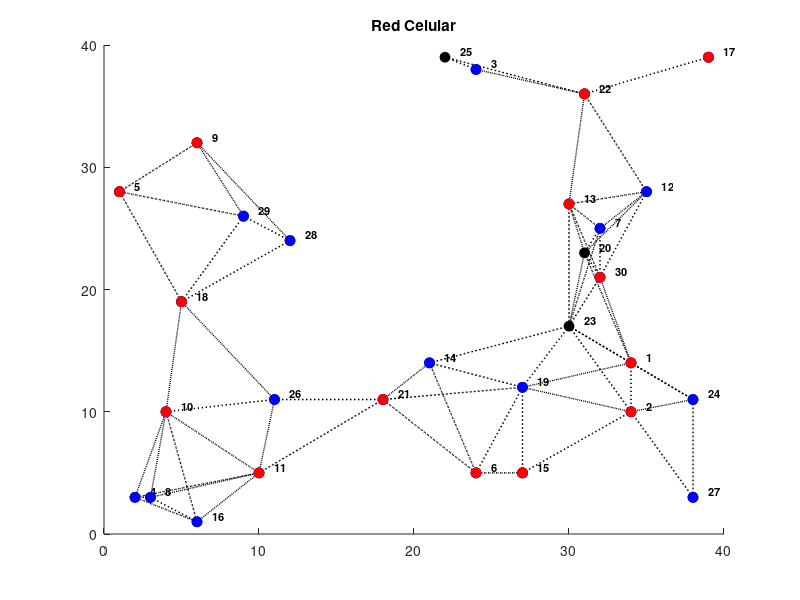

MATLAB code for this plot:
clc, clear all, close all

%% Inicio Graficar Nodos
% Posiciones de los nodos---------------------------------------------------
nodesCoordinates=zeros(30,2);
nodesCoordinates(1,1)=34; nodesCoordinates(1,2)=14; nodesCoordinates(2,1)=34; nodesCoordinates(2,2)=10;
nodesCoordinates(3,1)=24; nodesCoordinates(3,2)=38; nodesCoordinates(4,1)=2; nodesCoordinates(4,2)=3;
nodesCoordinates(5,1)=1; nodesCoordinates(5,2)=28; nodesCoordinates(6,1)=24; nodesCoordinates(6,2)=5;
nodesCoordinates(7,1)=32; nodesCoordinates(7,2)=25; nodesCoordinates(8,1)=3; nodesCoordinates(8,2)=3;
nodesCoordinates(9,1)=6; nodesCoordinates(9,2)=32; nodesCoordinates(10,1)=4; nodesCoordinates(10,2)=10;
nodesCoordinates(11,1)= 10;nodesCoordinates(11,2)=5; nodesCoordinates(12,1)=35; nodesCoordinates(12,2)=28;
nodesCoordinates(13,1)=30; nodesCoordinates(13,2)=27; nodesCoordinates(14,1)=21; nodesCoordinates(14,2)=14;
nodesCoordinates(15,1)=27; nodesCoordinates(15,2)=5; nodesCoordinates(16,1)=6; nodesCoordinates(16,2)=1;
nodesCoordinates(17,1)=39; nodesCoordinates(17,2)=39; nodesCoordinates(18,1)=5; nodesCoordinates(18,2)=19;
nodesCoordinates(19,1)=27; nodesCoordinates(19,2)=12; nodesCoordinates(20,1)=31; nodesCoordinates(20,2)=23;
nodesCoordinates(21,1)=18; nodesCoordinates(21,2)=11; nodesCoordinates(22,1)=31; nodesCoordinates(22,2)=36;
nodesCoordinates(23,1)=30; nodesCoordinates(23,2)=17; nodesCoordinates(24,1)=38; nodesCoordinates(24,2)=11;
nodesCoordinates(25,1)=22; nodesCoordinates(25,2)=39; nodesCoordinates(26,1)=11; nodesCoordinates(26,2)=11;
nodesCoordinates(27,1)=38; nodesCoordinates(27,2)=3; nodesCoordinates(28,1)=12; nodesCoordinates(28,2)=24;
nodesCoordinates(29,1)=9; nodesCoordinates(29,2)=26; nodesCoordinates(30,1)=32; nodesCoordinates(30,2)=21;

RC = 10; % Radio de cobertura
for i=1:length(nodesCoordinates)
    for j=1:length(nodesCoordinates)

            dij=sqrt( ( nodesCoordinates(i,1)-nodesCoordinates(j,1) )^2+( nodesCoordinates(i,2)-nodesCoordinates(j,2) )^2);
            if(dij<=RC) & i~=j

                matrLinks(i,j)=dij;

                line([nodesCoordinates(i,1), nodesCoordinates(j,1)], [nodesCoordinates(i,2), nodesCoordinates(j,2)],'LineStyle',':', 'Color','k', 'LineWidth',1);
                hold on;
            else
                matrLinks(i,j)=inf;
            end

    end
end

for i=1:length(nodesCoordinates)
        x=nodesCoordinates(i,1);
        y=nodesCoordinates(i,2);
        plot(nodesCoordinates(i,1), nodesCoordinates(i,2), 'o', 'LineWidth',1,'MarkerEdgeColor','k', 'MarkerFaceColor','k', 'MarkerSize',7);
        text(x+1, y+0.5, num2str(i), 'FontSize',8, 'FontWeight', 'bold', 'Color','k');
        title('Red Celular')
        % axis([0 110 0 60])
end


%% Fin Graficar Nodos

%% SIMULADOR DE EVENTOS DISCRETOS
% Inicializacion de variables

% Inicialización del tiempo de simulación
t=0;

% Programacion del evento inicial o los eventos iniciales.
initNode = 9;
destNode = 17;
evt.t = 0;
evt.type = 'A';
evt.currentNode = initNode;
evt.prevNode = 0;
sp_trace = Inf(30, 1);

nodesStatus = zeros(30, 1);
nodesStatus(evt.currentNode) = 1;

% Adiciono el evento inicial o los eventos iniciales a la cola de eventos.

evtQueue = [evt];

% Desarrollo de la simulación
while length(evtQueue)>0
    evtAct=evtQueue(1);
    evtQueue(1)=[];

    t=evtAct.t;

    % Procesamiento del evento A
    if evtAct.type=='A'
        x=nodesCoordinates(evtAct.currentNode,1);
        y=nodesCoordinates(evtAct.currentNode,2);
        plot(x, y, 'o', 'LineWidth',1,'MarkerEdgeColor','b', 'MarkerFaceColor','b', 'MarkerSize',7)
        sp_trace(evtAct.currentNode) = evtAct.prevNode;
        if evtAct.currentNode == destNode
            break;
        end

        for i=1:length(matrLinks)

            if ~isinf(matrLinks(evtAct.currentNode, i)) && nodesStatus(i) == 0
                  newEvt.t = matrLinks(evtAct.currentNode, i) * 3.333;
                  newEvt.type = 'A';
                  newEvt.currentNode = i;
                  newEvt.prevNode = evtAct.currentNode;
                  nodesStatus(i) = 1;
                  evtQueue = [evtQueue newEvt];
            end
        end

    end

    % Procesamiento del evento B
    if evtAct.type=='B'


    end

    % Procesamiento del evento Z
    if evtAct.type=='Z'


    end

    % Organizacion de la cola de eventos
    flag=1;
    while flag==1
        flag=0;
        for i=1:(length(evtQueue)-1)
            if evtQueue(i).t>evtQueue(i+1).t
                temp=evtQueue(i);
                evtQueue(i)=evtQueue(i+1);
                evtQueue(i+1)=temp;
                flag=1;
            end
        end
    end
    % Mostrado de la cola de eventos:
    fprintf('\nCola de eventos:\n');
    for i=1:length(evtQueue)
        fprintf('Evento %s en t=%f. Nodo Encolado: %d\n',evtQueue(i).type,evtQueue(i).t, evtQueue(i).currentNode);
    end
    fprintf('----------------\n');
    % pause;
end

fprintf('Tiempo transcurrido: %f  \n',t);


% [p, D, iter] = BFMSpathOT(matrLinks, 9);

i = destNode;
for j=1:length(sp_trace)
     x=nodesCoordinates(i,1);
     y=nodesCoordinates(i,2);
     plot(x, y, 'o', 'LineWidth',1,'MarkerEdgeColor','r', 'MarkerFaceColor','r', 'MarkerSize',7)
     if (i == initNode)
         break;
     end
     i = sp_trace(i);
end